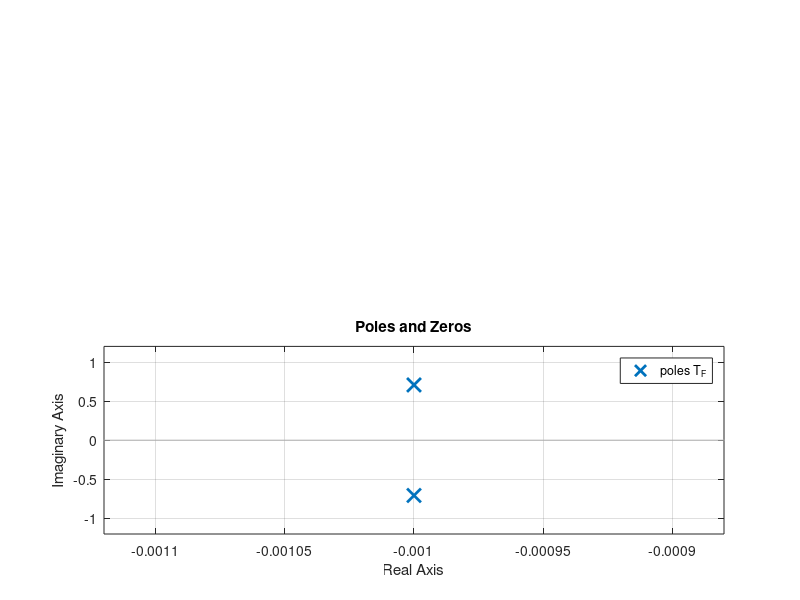

The MATLAB source for this figure:
clc; clear; clc

m = 200; %Kg
rk = 100; 
wf = 0.4; %cofficient of friction, no units

s = tf('s'); %frequency domain variables
T_F = 1/((m*s^2)+s*wf+rk); %transfer function for the system

subplot(2,1,1)
step(T_F); %graph plot with unit step input
%axis([0 100 0 2]);
grid on;
title('Unit Step');

subplot(2,1,2)
pzmap(T_F); %pole-zero map
title('Poles and Zeros');
